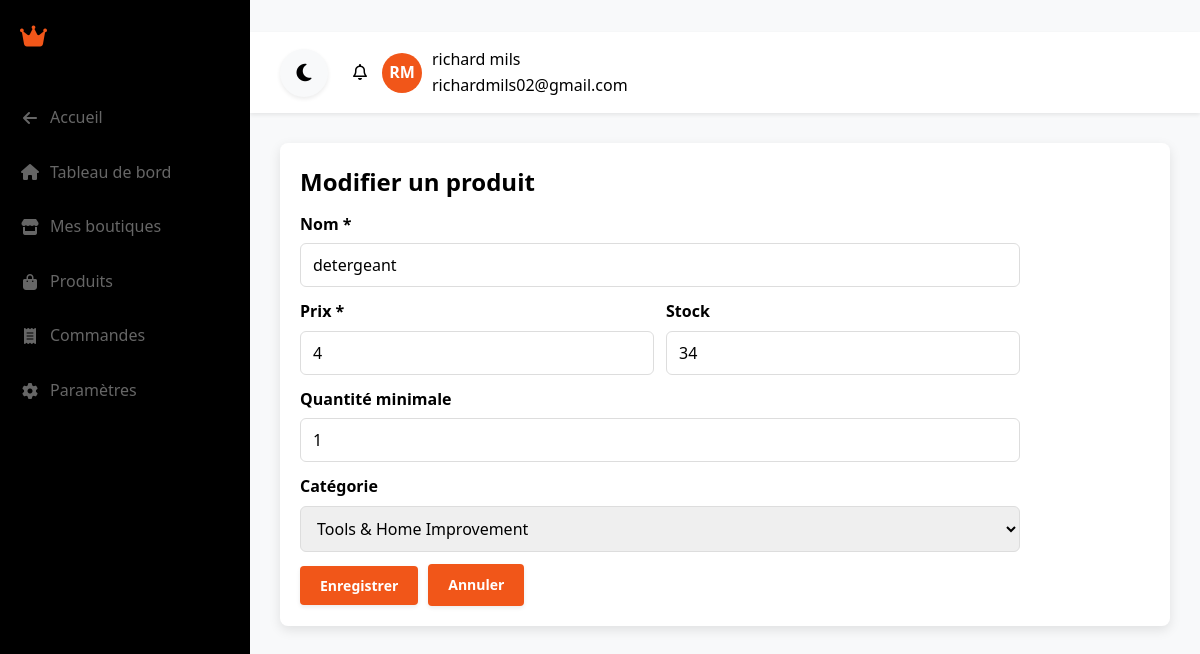
Page /index.php?page=dashboard_shop&tab=product_edit&product_id=1 (signed in) on the committed database.
### tables this page shows
CREATE TABLE users (
        id INTEGER PRIMARY KEY AUTOINCREMENT,
        first_name TEXT NOT NULL,
        last_name TEXT NOT NULL,
        email TEXT NOT NULL UNIQUE,
        password TEXT NOT NULL,
        birth_date DATE,
        gender TEXT,
        created_at DATETIME DEFAULT CURRENT_TIMESTAMP,
        updated_at DATETIME DEFAULT CURRENT_TIMESTAMP
    );

CREATE TABLE products (
        id INTEGER PRIMARY KEY AUTOINCREMENT,
        shop_id INTEGER NOT NULL,
        name TEXT NOT NULL,
        description TEXT,
        price REAL NOT NULL,
        category TEXT,
        brand TEXT,
        size TEXT,
        image TEXT,
        stock INTEGER DEFAULT 0,
        status TEXT DEFAULT 'active',
        created_at DATETIME DEFAULT CURRENT_TIMESTAMP,
        updated_at DATETIME DEFAULT CURRENT_TIMESTAMP, promo_price REAL, sku TEXT, weight REAL, colors_json TEXT, tags_json TEXT, is_physical INTEGER DEFAULT 1, min_order_qty INTEGER DEFAULT 1,
        FOREIGN KEY (shop_id) REFERENCES shops(id) ON DELETE CASCADE
    );

### app/config.php (called while the page is built, shortened)
<?php
function getDB() {
    static $db = null;
    if ($db === null) {
        try {
            $db = new PDO('sqlite:' . DB_PATH);
            $db->setAttribute(PDO::ATTR_ERRMODE, PDO::ERRMODE_EXCEPTION);
            $db->setAttribute(PDO::ATTR_DEFAULT_FETCH_MODE, PDO::FETCH_ASSOC);
            $db->exec('PRAGMA foreign_keys = ON');
        } catch (PDOException $e) {
            error_log("Erreur de connexion à la base de données: " . $e->getMessage());
            die("Erreur de connexion à la base de données. Veuillez contacter l'administrateur.");
        }
    }
    return $db;
}
function getCurrentUser() {
    $db = getDB();
    $stmt = $db->prepare("SELECT id, first_name, last_name, email, birth_date, gender, created_at FROM users WHERE id = ?");
    $stmt->execute([$_SESSION['user_id']]);
    return $stmt->fetch();
}
function url($page) {
    return APP_URL . "?page=" . $page;
}

### app/controllers/ShopController.php (called while the page is built, shortened)
<?php
require_once __DIR__ . '/../models/Product.php';
class ShopController {
    public function dashboard() {
        $productModel = new Product();
        $tab = $_GET['tab'] ?? 'overview';
        if ($tab === 'product_edit') {
            $pid = (int)($_GET['product_id'] ?? 0);
            if ($pid > 0) {
                $editProduct = $productModel->findOwnedByUser($pid, (int)$_SESSION['user_id']);
            }
        }
        $currentUser = getCurrentUser();
    }
}
?>

### app/router.php (called while the page is built, shortened)
<?php
require_once __DIR__ . '/config.php';
class Router {
    private $page;
    public function __construct() {
        $this->page = $_GET['page'] ?? 'home';
    }
    public function route() {
        if ($this->page === 'dashboard_shop') {
            require_once CONTROLLERS_PATH . '/ShopController.php';
            $controller = new ShopController();
            $controller->dashboard();
            return;
        }
    }
}

### app/models/Product.php (called while the page is built, shortened)
<?php
require_once __DIR__ . '/../config.php';
class Product {
    private PDO $db;
    public function __construct() {
        $this->db = getDB();
    }
    public function findOwnedByUser(int $productId, int $userId): ?array {
        $stmt = $this->db->prepare('
            SELECT p.*
            FROM products p
            INNER JOIN shops s ON s.id = p.shop_id
            WHERE p.id = ? AND s.user_id = ?
        ');
        $stmt->execute([$productId, $userId]);
        $product = $stmt->fetch();
        return $product ?: null;
    }
}

### app/views/dashboard_shop/product_edit.php (the view, shortened to what this page needs)
<?php
$data = $_SESSION['view_data'] ?? [];
$activeShop = $data['active_shop'] ?? null;
$product = $data['edit_product'] ?? null;
$categories = [
    'Automotive',
    'Baby',
    'Beauty & Personal Care',
    'Books',
    'Clothing, Shoes & Jewelry',
    'Computers',
    'Electronics',
    'Health & Household',
    'Home & Kitchen',
    'Mobile Phones & Accessories',
    'Office Products',
    'Pet Supplies',
    'Sports & Outdoors',
    'Tools & Home Improvement',
    'Toys & Games',
    'Video Games',
];
?>
<div class="card">
    <h2 style="margin-bottom: 10px;">Modifier un produit</h2>
    <?php if (!$activeShop): ?>
        <p style="color: var(--gray-dark);">Aucune boutique active.</p>
        <a class="btn btn-secondary" href="<?php echo url('dashboard_shop'); ?>&tab=shops">Mes boutiques</a>
    <?php elseif (!$product): ?>
        <p style="color: var(--gray-dark);">Produit introuvable.</p>
        <a class="btn btn-secondary" href="<?php echo url('dashboard_shop'); ?>&tab=products">Retour</a>
    <?php else: ?>
        <form method="post" action="<?php echo url('dashboard_shop'); ?>&tab=product_edit&action=update_product&product_id=<?php echo (int)$product['id']; ?>" style="display: grid; gap: 12px; max-width: 720px;">
            <div>
                <label style="display: block; font-weight: 600; margin-bottom: 6px;">Nom *</label>
                <input name="name" type="text" required style="width: 100%; padding: 10px 12px; border-radius: 6px; border: 1px solid #ddd;" value="<?php echo htmlspecialchars((string)($product['name'] ?? '')); ?>" />
            </div>
            <div style="display: grid; grid-template-columns: 1fr 1fr; gap: 12px;">
                <div>
                    <label style="display: block; font-weight: 600; margin-bottom: 6px;">Prix *</label>
                    <input name="price" type="number" step="0.01" min="0" required style="width: 100%; padding: 10px 12px; border-radius: 6px; border: 1px solid #ddd;" value="<?php echo htmlspecialchars((string)($product['price'] ?? 0)); ?>" />
                </div>
                <div>
                    <label style="display: block; font-weight: 600; margin-bottom: 6px;">Stock</label>
                    <input name="stock" type="number" step="1" min="0" style="width: 100%; padding: 10px 12px; border-radius: 6px; border: 1px solid #ddd;" value="<?php echo (int)($product['stock'] ?? 0); ?>" />
                </div>
            </div>
            <div>
                <label style="display: block; font-weight: 600; margin-bottom: 6px;">Quantité minimale</label>
                <input name="min_order_qty" type="number" step="1" min="1" style="width: 100%; padding: 10px 12px; border-radius: 6px; border: 1px solid #ddd;" value="<?php echo (int)($product['min_order_qty'] ?? 1); ?>" />
            </div>
            <div>
                <label style="display: block; font-weight: 600; margin-bottom: 6px;">Catégorie</label>
                <?php $currentCat = (string)($product['category'] ?? ''); ?>
                <select name="category" style="width: 100%; padding: 10px 12px; border-radius: 6px; border: 1px solid #ddd;">
                    <?php foreach ($categories as $cat): ?>
                        <option value="<?php echo htmlspecialchars($cat); ?>" <?php echo $currentCat === $cat ? 'selected' : ''; ?>><?php echo htmlspecialchars($cat); ?></option>
                    <?php endforeach; ?>
                </select>
            </div>
            <div style="display: flex; gap: 10px; align-items: center; flex-wrap: wrap;">
                <button class="btn btn-primary" type="submit">Enregistrer</button>
                <a class="btn btn-secondary" href="<?php echo url('dashboard_shop'); ?>&tab=products">Annuler</a>
            </div>
        </form>
    <?php endif; ?>
</div>

### app/views/dashboard_shop.php (shortened to what this page needs)
<?php
$tab = $_SESSION['view_data']['tab'] ?? ($_GET['tab'] ?? 'overview');
$dashboardBaseUrl = url('dashboard_shop');
$data = $_SESSION['view_data'] ?? [];
$currentUser = $data['current_user'] ?? null;
$activeShop = $data['active_shop'] ?? null;
$activeShopName = is_array($activeShop) && !empty($activeShop['name']) ? (string)$activeShop['name'] : 'i shopping';
?>
<!DOCTYPE html>
<html lang="fr" data-theme="light">
<head>
    <link rel="stylesheet" href="https://cdnjs.cloudflare.com/ajax/libs/font-awesome/6.4.0/css/all.min.css">
    <link rel="stylesheet" href="<?php echo BASE_URL; ?>/public/css/theme.css">
    <link rel="stylesheet" href="<?php echo BASE_URL; ?>/public/css/pages.css">
</head>
<body>
    <div class="sidebar">
        <div class="logo">
            <i class="fas fa-crown"></i>
            <h1><?php echo htmlspecialchars($activeShopName); ?></h1>
        </div>
        <ul class="nav-links">
            <li><a href="<?php echo url('home'); ?>"><i class="fas fa-arrow-left"></i> Accueil</a></li>
            <li><a href="<?php echo $dashboardBaseUrl; ?>&tab=overview" class="<?php echo $tab === 'overview' ? 'active' : ''; ?>"><i class="fas fa-home"></i> Tableau de bord</a></li>
            <li><a href="<?php echo $dashboardBaseUrl; ?>&tab=shops" class="<?php echo $tab === 'shops' ? 'active' : ''; ?>"><i class="fas fa-store"></i> Mes boutiques</a></li>
            <li><a href="<?php echo $dashboardBaseUrl; ?>&tab=products" class="<?php echo $tab === 'products' ? 'active' : ''; ?>"><i class="fas fa-shopping-bag"></i> Produits</a></li>
            <li><a href="<?php echo $dashboardBaseUrl; ?>&tab=orders" class="<?php echo $tab === 'orders' ? 'active' : ''; ?>"><i class="fas fa-receipt"></i> Commandes</a></li>
            <li><a href="<?php echo $dashboardBaseUrl; ?>&tab=settings" class="<?php echo $tab === 'settings' ? 'active' : ''; ?>"><i class="fas fa-cog"></i> Paramètres</a></li>
        </ul>
    </div>
    <div class="main-content">
        <header class="top-header">
            <div class="user-menu">
                <button id="theme-toggle" class="theme-toggle" aria-label="Changer de thème" style="margin-right: 10px;">
                    <i class="fas fa-moon"></i>
                </button>
                <div class="notifications">
                    <i class="far fa-bell"></i>
                </div>
                <div class="user-info">
                    <div class="user-avatar">
                        <?php
                        $initials = 'U';
                        if (is_array($currentUser)) {
                            $fn = trim((string)($currentUser['first_name'] ?? ''));
                            $ln = trim((string)($currentUser['last_name'] ?? ''));
                            $initials = strtoupper(substr($fn, 0, 1) . substr($ln, 0, 1));
                            $initials = $initials !== '' ? $initials : 'U';
                        }
                        echo htmlspecialchars($initials);
                        ?>
                    </div>
                    <div>
                        <div class="user-name">
                            <?php
                            if (is_array($currentUser)) {
                                echo htmlspecialchars(trim((string)($currentUser['first_name'] ?? '') . ' ' . (string)($currentUser['last_name'] ?? '')));
                            } else {
                                echo 'Utilisateur';
                            }
                            ?>
                        </div>
                        <div class="user-role"><?php echo is_array($currentUser) ? htmlspecialchars((string)($currentUser['email'] ?? '')) : ''; ?></div>
                    </div>
                </div>
            </div>
        </header>
        <div class="dashboard-content">
            <?php
            $tabPath = __DIR__ . '/dashboard_shop/' . $tab . '.php';
            if (file_exists($tabPath)) {
                require $tabPath;
            }
            ?>
        </div>
    </div>
</body>
</html>

### public/css/theme.css (style rules this page uses)
:root { --color-primary: #f15619; --color-primary-hover: #f37c51; --color-primary-light: #ff6b33; --color-primary-dark: #f3602b; --color-black: #000000; --color-white: #ffffff; --color-bg: #ffffff; --color-bg-secondary: #f8f9fa; --color-bg-tertiary: #f0f0f0; --color-text: #000000; --color-text-secondary: #333333; --color-text-muted: #666666; --shadow-sm: 0 2px 4px rgba(0, 0, 0, 0.08); --shadow-md: 0 4px 12px rgba(0, 0, 0, 0.1); --shadow-lg: 0 8px 24px rgba(0, 0, 0, 0.12); --shadow-xl: 0 12px 36px rgba(0, 0, 0, 0.15); --transition-fast: 0.15s ease; --transition-base: 0.3s ease; --transition-slow: 0.5s ease; --radius-sm: 4px; --radius-md: 8px; --radius-lg: 12px; --radius-xl: 16px; --radius-full: 9999px; --spacing-xs: 4px; --spacing-sm: 8px; --spacing-md: 16px; --spacing-lg: 24px; --spacing-xl: 32px; --spacing-2xl: 48px; }
* { margin: 0; padding: 0; box-sizing: border-box; }
html { scroll-behavior: smooth; }
body { font-family: 'Segoe UI', -apple-system, BlinkMacSystemFont, 'Roboto', 'Oxygen', 'Ubuntu', 'Cantarell', sans-serif; font-size: 16px; line-height: 1.6; color: var(--color-text); background-color: var(--color-bg-secondary); transition: background-color var(--transition-base), color var(--transition-base); min-height: 100vh; }
a { text-decoration: none; color: inherit; transition: color var(--transition-fast); }
ul, ol { list-style: none; }
button { cursor: pointer; border: none; outline: none; font-family: inherit; transition: all var(--transition-base); }
input, textarea, select { font-family: inherit; font-size: inherit; outline: none; transition: all var(--transition-base); }
.card { background: var(--color-bg); border-radius: var(--radius-md); box-shadow: var(--shadow-md); padding: var(--spacing-lg); transition: box-shadow var(--transition-base), transform var(--transition-base); }
.btn { display: inline-flex; align-items: center; justify-content: center; gap: var(--spacing-sm); padding: 12px 24px; border-radius: var(--radius-md); font-weight: 600; font-size: 16px; cursor: pointer; transition: all var(--transition-base); box-shadow: var(--shadow-sm); position: relative; overflow: hidden; }
.btn::before { content: ''; position: absolute; top: 50%; left: 50%; width: 0; height: 0; border-radius: 50%; background: rgba(255, 255, 255, 0.2); transform: translate(-50%, -50%); transition: width 0.6s, height 0.6s; }
.btn-primary { background: var(--color-primary); color: var(--color-white); }
.btn-secondary { background: var(--color-black); color: var(--color-white); }
header { background: var(--color-bg); box-shadow: var(--shadow-sm); position: sticky; top: 0; z-index: 1000; transition: background-color var(--transition-base), box-shadow var(--transition-base); }
.logo { font-size: 24px; font-weight: 700; color: var(--color-text); display: flex; align-items: center; gap: var(--spacing-sm); transition: color var(--transition-base); }
.logo i { color: var(--color-primary); }
.theme-toggle { background: var(--color-bg-secondary); border: none; width: 48px; height: 48px; border-radius: var(--radius-full); display: flex; align-items: center; justify-content: center; cursor: pointer; box-shadow: var(--shadow-sm); transition: all var(--transition-base); color: var(--color-text); }
.theme-toggle i { font-size: 20px; }

### public/css/pages.css (style rules this page uses)
.main-content { padding: var(--spacing-xl) 0; min-height: calc(100vh - 200px); }

### rows in the picture
users: initials "RM", first_name+last_name "richard mils", email "richardmils02@gmail.com"
products: name "detergeant", price "4", stock "34", min_order_qty "1", category "Tools & Home Improvement"
